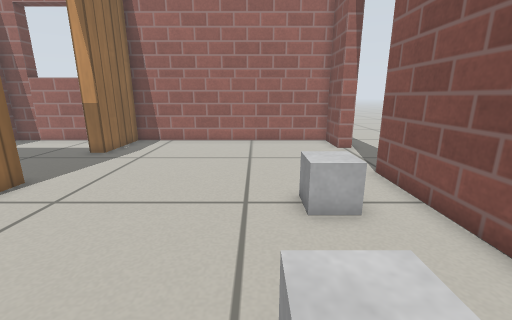
[1] (above)

14 first-person views from a walk through a world built for the Gazebo simulator. The camera is 0.54 m above the floor, tilts 14° down and sees 90° across. The floor is counted in squares, 0.2 m on a side. Each view is taken from the middle of a square. On the plan, view 1 faces up. The plan holds only what a view shows up to about 18 squares ahead; the rest is blank. Gazebo's built-in surfaces are drawn with simple patterns.

[2]
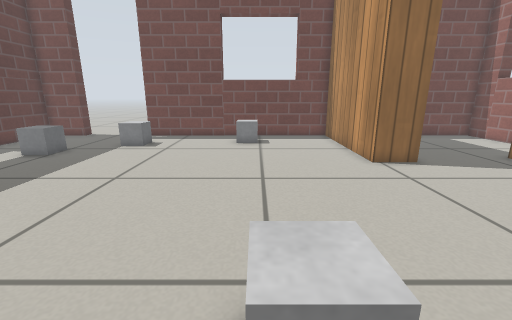

[3]
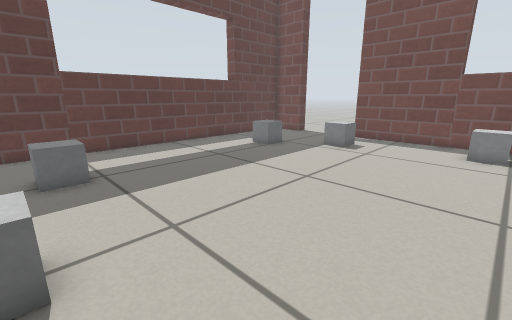

[4]
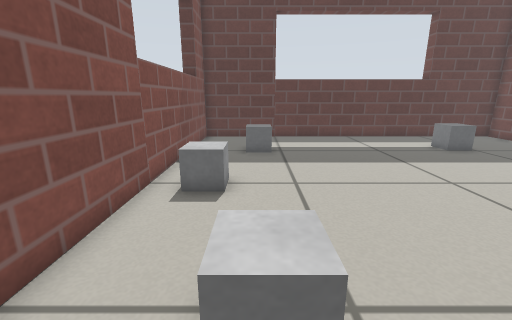

[5]
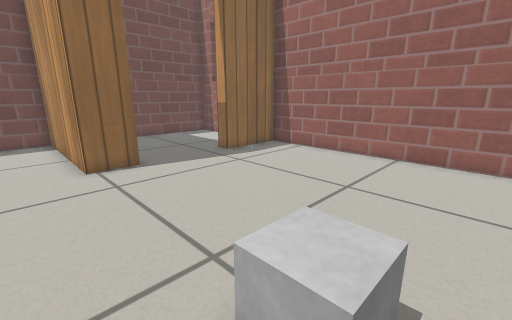

[6]
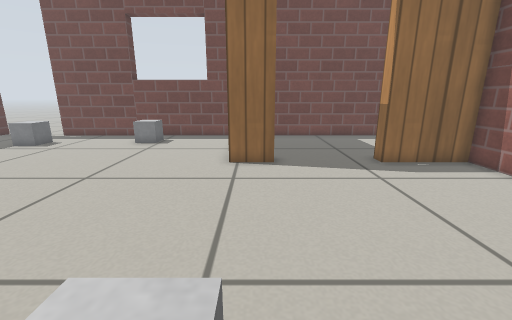

[7]
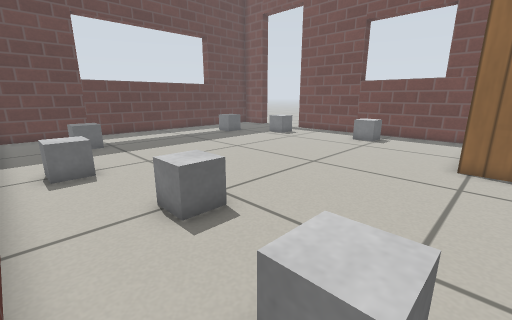

[8]
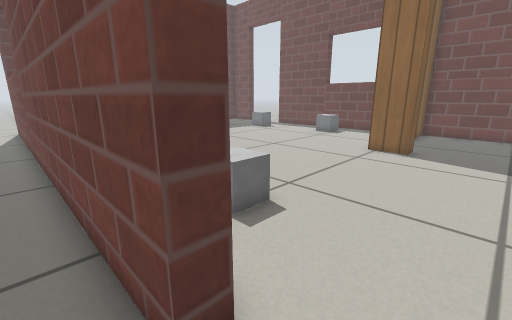

[9]
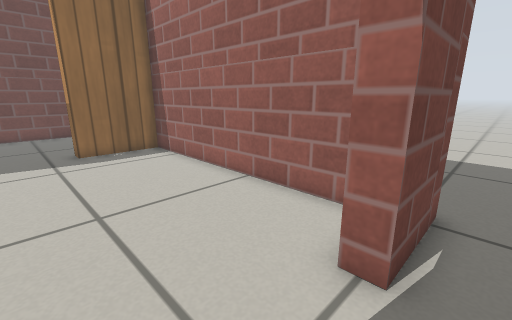

[10]
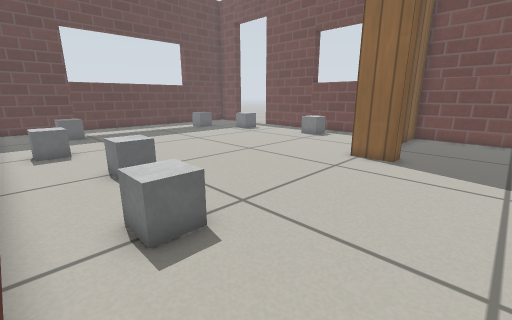

[11]
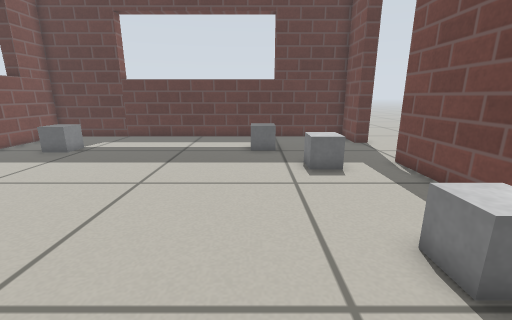

[12]
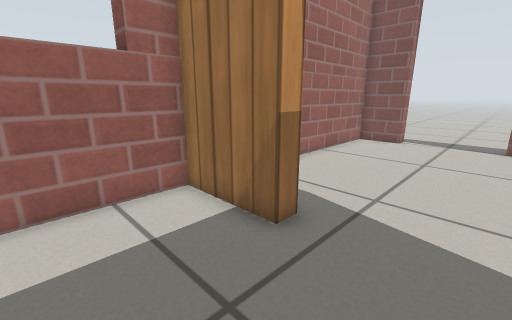

[13]
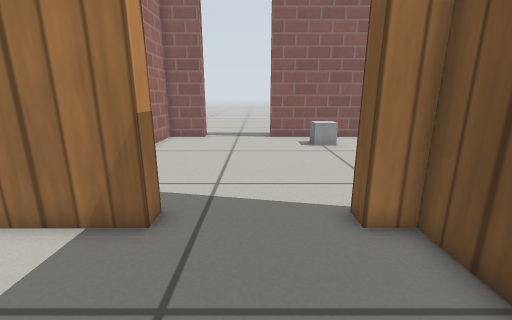

[14]
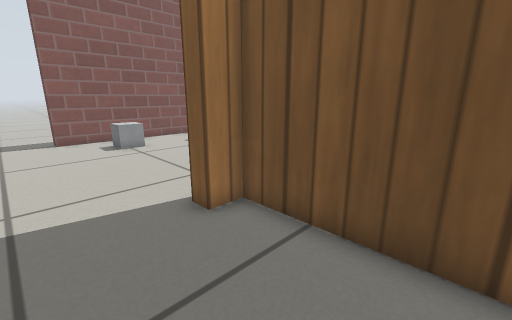

### Floor plan
Points are (right, up) in squares from view 1. A wall is a line through its corners. A room is listed if a view was taken in it or the views show most of it. See-through windows are left out.
Room 1 (views 1, 2, 3, 4, 5, 6, 7, 10, 11)
walls: (-7.4, 7.7) (-7.4, 5.9) (-14.9, 5.9) (-14.9, -6.5); (4.2, -11.2) (5.1, -11.2); (-14.9, -11) (-14.9, -13.4) (4.4, -13.4) (4.4, 9); (4.4, 13.5) (4.4, 15.9) (-7.4, 15.9) (-7.4, 12.2)
ways out: open door at (-15.4, -8.8) to room 2; open door at (5, 11) to room 2; open door at (-8, 10) to room 3
objects: grey box (-13, 0) to (-12, 1); grey box (-12, -6) to (-11, -5); grey box (-10, -10) to (-9, -9); grey box (0, -9) to (1, -8); grey box (0, 1) to (1, 2); grey box (1, 6) to (2, 7); grey box (2, -4) to (3, -3)
Room 2 (views 8, 9)
walls: (-13.5, 16.7) (-13.5, 15.9); (5.1, 16.7) (5.1, 13.5); (5.1, 9) (5.1, -14.1)
ways out: open door at (-15.4, -8.8) to room 1; open door at (5, 11) to room 1; opening at (-17, -11)
Room 3 (views 12, 13, 14)
walls: (-8.1, 12.2) (-8.1, 15.9) (-14.9, 15.9) (-14.9, 6.6) (-8.1, 6.6) (-8.1, 7.7)
ways out: open door at (-8, 10) to room 1

Positions as (right, up) in squares from view 1, and headings:
1: (0, 0), facing up
2: (3, 1), facing left
3: (2, 1), facing down-left
4: (1, 4), facing down
5: (3, 4), facing up-left
6: (3, 7), facing left
7: (4, 7), facing down-left
8: (6, 11), facing down-left
9: (6, 10), facing up-left
10: (4, 11), facing down-left
11: (-9, 4), facing down
12: (-12, 9), facing up-right
13: (-13, 10), facing right
14: (-13, 11), facing down-right
